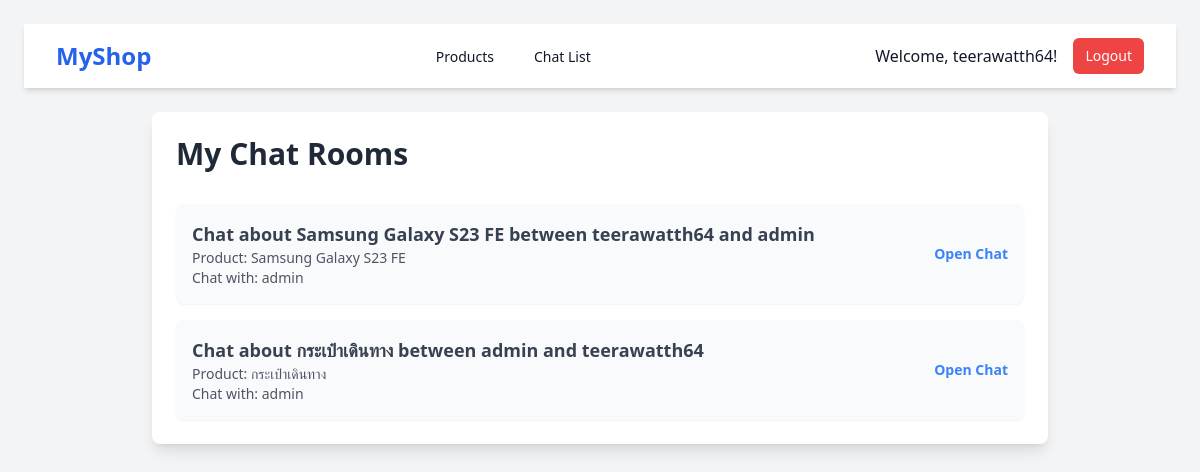
The page /chats/ (signed in) on the database its author committed.
### chatapp/models.py (models this page shows, shortened)
class Room(models.Model):
    name = models.CharField(max_length=20)
    slug = models.SlugField(max_length=100, unique=True)
    product = models.ForeignKey(Product, on_delete=models.CASCADE, null=True, blank=True)
    seller = models.ForeignKey(User, related_name='seller_rooms', on_delete=models.CASCADE, null=True, blank=True)
    customer = models.ForeignKey(User, related_name='customer_rooms', on_delete=models.CASCADE, null=True, blank=True)

class Product(models.Model):
    name = models.CharField(max_length=100)
    description = models.TextField(blank=True)
    price = models.DecimalField(max_digits=10, decimal_places=2)
    image = models.ImageField(upload_to='products/', blank=True, null=True)
    seller = models.ForeignKey(User, on_delete=models.CASCADE, null=True, blank=True)

### chatapp/views.py (the view)
# urls.py: path('chats/', views.chat_list, name='chat_list'),
def chat_list(request):
    user = request.user
    rooms = Room.objects.filter(seller=user) | Room.objects.filter(customer=user)
    rooms = rooms.distinct()  # ลบรายการที่ซ้ำกัน
    return render(request, 'chat_list.html', {'rooms': rooms})

### templates/chat_list.html (shortened to what this page needs)
<!DOCTYPE html>
<html lang="en">
<head>
    <script src="https://cdn.tailwindcss.com"></script>
</head>
<body class="bg-gray-100 p-6">
    {% include 'navbar.html' %}
    <div class="max-w-4xl mx-auto bg-white shadow-lg rounded-lg p-6">
        <h1 class="text-3xl font-bold text-gray-800 mb-8">My Chat Rooms</h1>
        {% if rooms %}
            <ul class="space-y-4">
                {% for room in rooms %}
                    <li class="bg-gray-50 p-4 rounded-lg shadow-sm hover:bg-gray-100 transition duration-200">
                        <a href="{% url 'room' room.slug room.seller.username room.product.id %}" class="flex justify-between items-center">
                            <div>
                                <h2 class="text-lg font-semibold text-gray-700">{{ room.name }}</h2>
                                <p class="text-sm text-gray-600">Product: {{ room.product.name }}</p>
                                <p class="text-sm text-gray-600">
                                    Chat with: {% if room.seller == user %}{{ room.customer.username }}{% else %}{{ room.seller.username }}{% endif %}
                                </p>
                            </div>
                            <span class="text-blue-500 text-sm font-semibold hover:underline">Open Chat</span>
                        </a>
                    </li>
                {% endfor %}
            </ul>
        {% else %}
            <p class="text-gray-600 text-center">No chat rooms available.</p>
        {% endif %}
    </div>
</body>
</html>

### templates/navbar.html (shortened to what this page needs)
<nav class="bg-white shadow-md mb-6">
    <div class="max-w-7xl mx-auto px-4 sm:px-6 lg:px-8">
        <div class="flex justify-between h-16">
            <div class="flex">
                <a href="{% url 'product_list' %}" class="flex-shrink-0 flex items-center text-2xl font-bold text-blue-600">
                    MyShop
                </a>
            </div>
            <div class="hidden sm:ml-6 sm:flex sm:space-x-8">
                <a href="{% url 'product_list' %}" class="text-gray-900 hover:text-blue-600 inline-flex items-center px-1 pt-1 border-b-2 border-transparent hover:border-blue-600 text-sm font-medium">
                    Products
                </a>
                {% if user.is_authenticated %}
                    <a href="{% url 'chat_list' %}" class="text-gray-900 hover:text-blue-600 inline-flex items-center px-1 pt-1 border-b-2 border-transparent hover:border-blue-600 text-sm font-medium">
                        Chat List
                    </a>
                {% endif %}
            </div>
            <div class="hidden sm:ml-6 sm:flex sm:items-center">
                {% if user.is_authenticated %}
                    <span class="text-gray-900 font-medium mr-4">Welcome, {{ user.username }}!</span>
                    <a href="{% url 'logout' %}" class="bg-red-500 text-white px-3 py-2 rounded-md text-sm font-medium hover:bg-red-600">
                        Logout
                    </a>
                {% endif %}
            </div>
        </div>
    </div>
</nav>

### rows shown on the page
Room: name "Chat about Samsung Galaxy S23 FE between teerawatth64 and admin", product.name "Samsung Galaxy S23 FE", customer.username "admin"
Room: name "Chat about กระเป๋าเดินทาง between admin and teerawatth64", product.name "กระเป๋าเดินทาง", seller.username "admin"

### other values the page prints
{{ user.username }} "teerawatth64"
